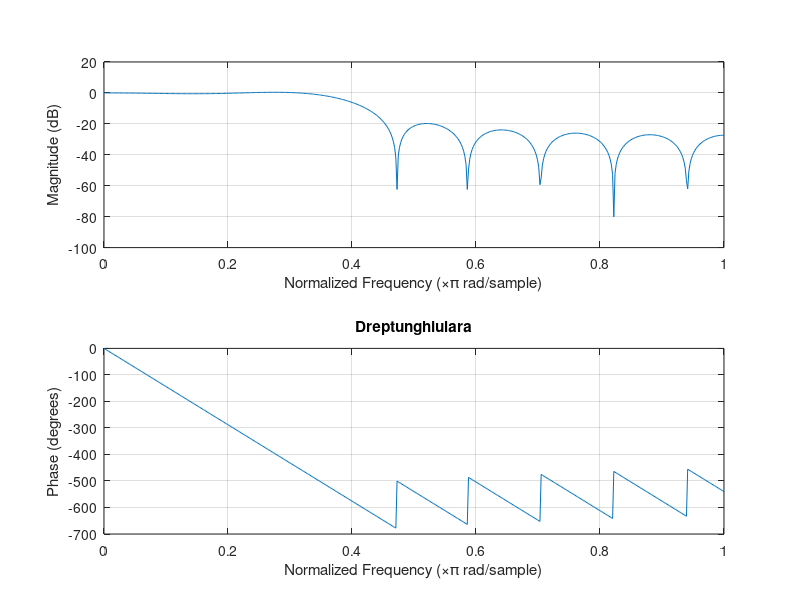
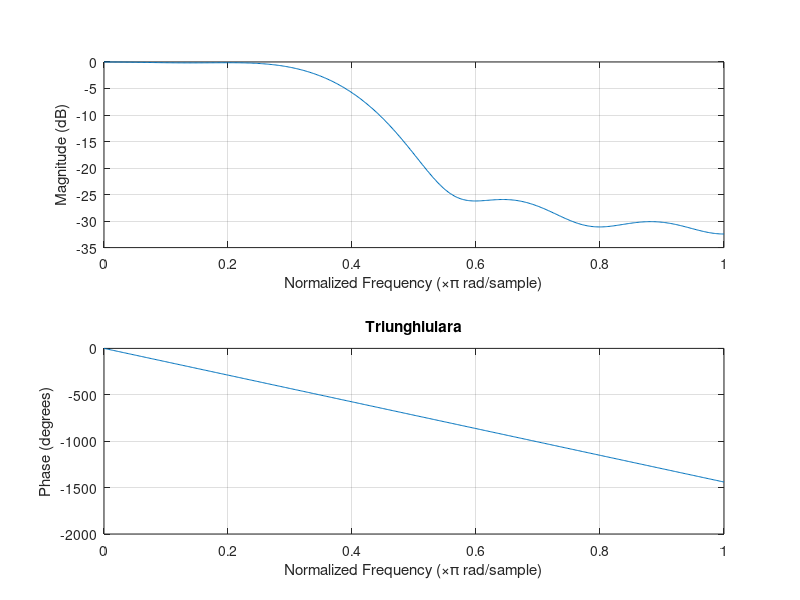
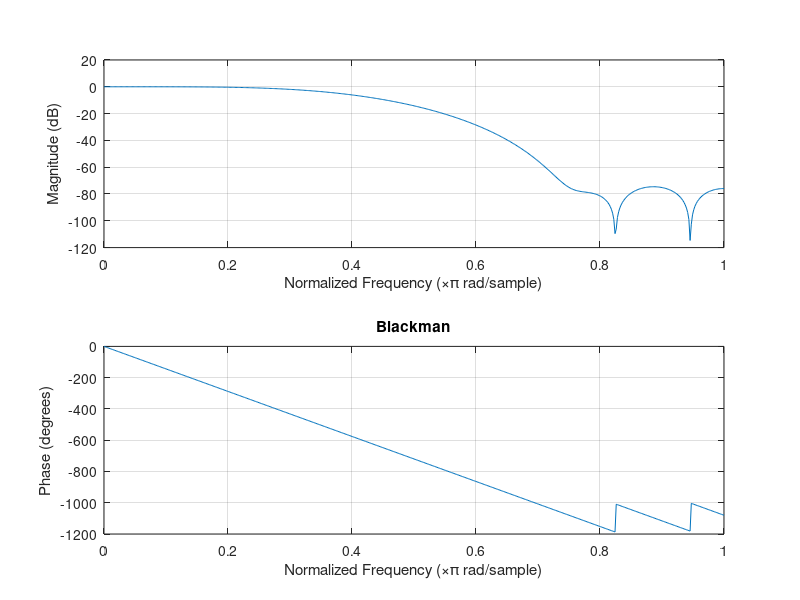
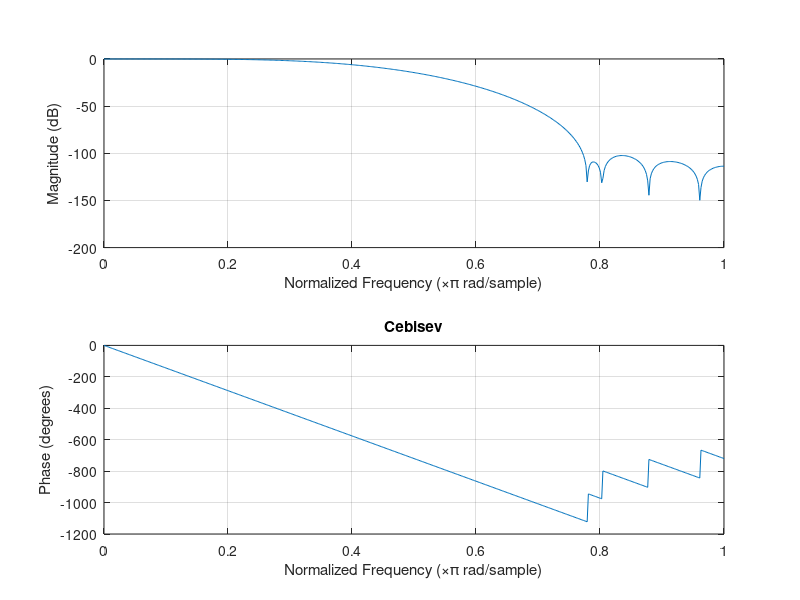

These charts were generated, in order, by the following MATLAB code: (Note: this script raises an error after producing the figures.)
clc ;
clear all ;
close all ;

% a)
M = 16 ;
omegat = 0.4 ; 

figure
f = boxcar( M + 1 ) ;
h = fir1( M, omegat, 'low', f ) ;
freqz( h ) ;
title( 'Dreptunghiulara' ) ;

figure
f = triang( M + 1 ) ;
h = fir1( M, omegat, 'low', f ) ;
freqz( h ) ;
title( 'Triunghiulara' ) ;

figure
f = blackman( M + 1 ) ;
h = fir1( M, omegat, 'low', f ) ; 
freqz( h ) ;
title( 'Blackman' ) ;

figure
f = chebwin( M + 1, 85 ) ;
h = fir1( M, omegat, 'low', f ) ;
freqz( h ) ;
title( 'Cebisev' ) ;

figure
f = hamming( M + 1 ) ;
h = fir1( M, omegat, 'low', f ) ;
freqz( h ) ;
title( 'Hamming' ) ;

figure
f = hanning( M + 1 ) ;
h = fir1( M, omegat, 'low', f ) ;
freqz( h ) ;
title( 'Hanning' ) ;

figure
f = kaiser( M + 1 ) ;
h = fir1( M, omegat, 'low', f ) ;
freqz( h ) ;
title( 'Kaiser' ) ;

figure
f = lanczos( M + 1 , 2 ) ;
h = fir1( M, omegat, 'low', f ) ;
freqz( h ) ;
title( 'Lanczos' ) ;

figure
f = tukeywin( M + 1, 45 ) ;
h = fir1( M, omegat, 'low', f ) ;
freqz( h ) ;
title( 'Tuckey' ) ;

%b)

figure( 'Name',  'ex2 b. M = 16' ) ;
f = hanning( M + 1 ) ;
h = fir1( M, omegat, 'low', f ) ;
freqz( h ) ;
title( 'Hanning 16' ) ;


M = 24 ;
figure( 'Name',  'ex2 b. M = 24' ) ;
f = hanning( M + 1 ) ;
h = fir1( M, omegat, 'low', f ) ;
freqz( h ) ;
title( 'Hanning 24' ) ; 


M = 32 ;
figure( 'Name', 'ex2 b. M = 32' ) ;
f = hanning( M + 1 ) ;
h = fir1( M, omegat, 'low', f ) ;
freqz( h ) ;
title( 'Hanning 32' ) ;
